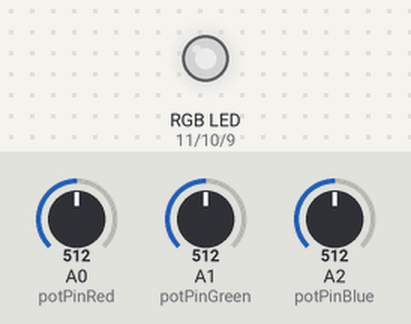
This sketch was run on a simulated Arduino Uno, built with avr-gcc and run on an emulated ATmega328P. Shown: an RGB LED mixed from three pins (HIGH = lit). Inputs (shaded band) come from the test bench; at power-on: A0 (potPinRed) = 512, A1 (potPinGreen) = 512, A2 (potPinBlue) = 512. Dim RGB values are drawn brighter than linear.

Above: at 1.2 s.
1.3 s: A0 (potPinRed) set to 716
At 1.6 s:
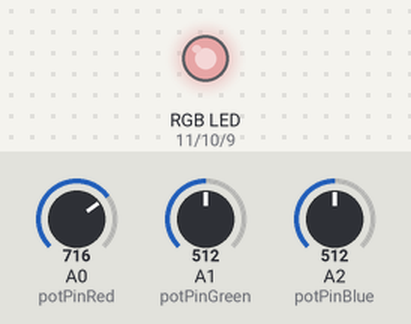
2.8 s: A1 (potPinGreen) set to 716
At 3.9 s:
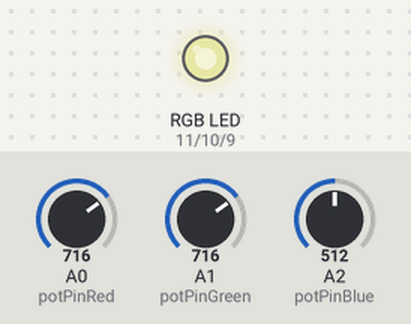
4.3 s: A2 (potPinBlue) set to 716
At 5.1 s:
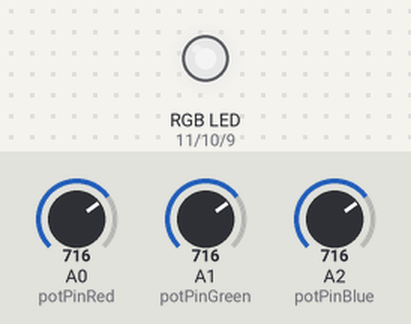
5.8 s: A0 (potPinRed) set to 900
At 6.2 s:
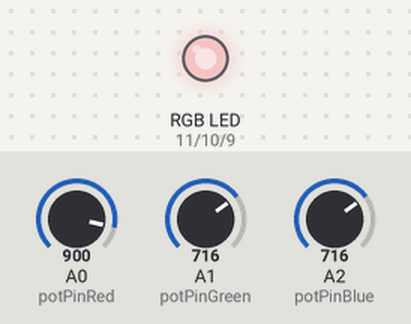
7.3 s: A1 (potPinGreen) set to 900
At 8.5 s:
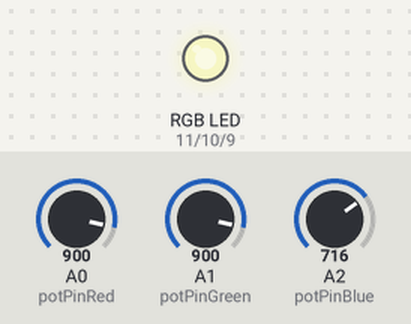
8.8 s: A2 (potPinBlue) set to 900
At 9.7 s:
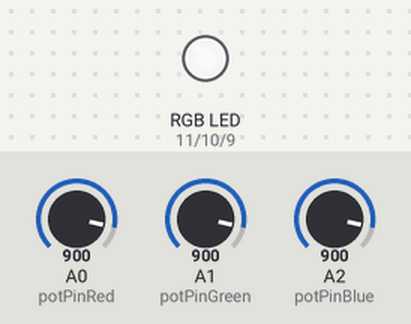
Timing chart, 0 to 11.3 s (numbered marks = the images above; inputs shaded):
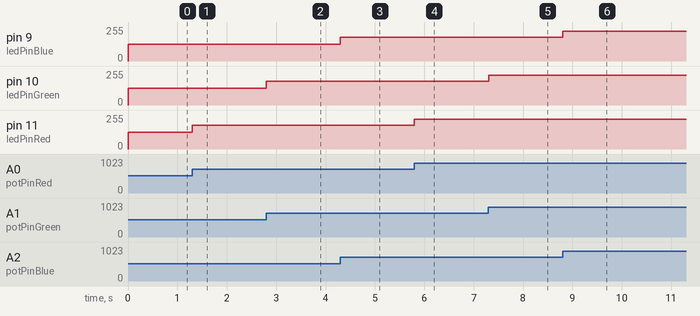

The sketch:

Homework1.ino
```cpp
const int ledPinRed = 11;
const int ledPinGreen = 10;
const int ledPinBlue = 9;

const int potPinRed = A0;
const int potPinGreen = A1;
const int potPinBlue = A2;

int potValueRed = 0;
int potValueGreen = 0;
int potValueBlue = 0;

int brightnessRed = 0;
int brightnessGreen = 0;
int brightnessBlue = 0;

void setup() {
  // put your setup code here, to run once:
  pinMode(ledPinRed, OUTPUT);
  pinMode(ledPinGreen, OUTPUT);
  pinMode(ledPinBlue, OUTPUT);

  pinMode(potPinRed, INPUT);
  pinMode(potPinGreen, INPUT);
  pinMode(potPinBlue, INPUT);

  Serial.begin(9600);
}

void loop() {
  // put your main code here, to run repeatedly:
   potValueRed = analogRead(potPinRed);
   potValueGreen = analogRead(potPinGreen);
   potValueBlue = analogRead(potPinBlue);

   brightnessRed = map(potValueRed, 0, 1023, 0, 255);
   brightnessGreen = map(potValueGreen, 0, 1023, 0, 255);
   brightnessBlue = map(potValueBlue, 0, 1023, 0, 255);

   analogWrite(ledPinRed, brightnessRed);
   analogWrite(ledPinGreen, brightnessGreen);
   analogWrite(ledPinBlue, brightnessBlue);
}
```

Measured:
- after the input at 1.3 s, pin 11 (ledPinRed): 127/255 → 178/255 at once
- after the input at 2.8 s, pin 10 (ledPinGreen): 127/255 → 178/255 at once
- after the input at 4.3 s, pin 9 (ledPinBlue): 127/255 → 178/255 at once
- after the input at 5.8 s, pin 11 (ledPinRed): 178/255 → 224/255 at once
- after the input at 7.3 s, pin 10 (ledPinGreen): 178/255 → 224/255 at once
- after the input at 8.8 s, pin 9 (ledPinBlue): 178/255 → 224/255 at once
